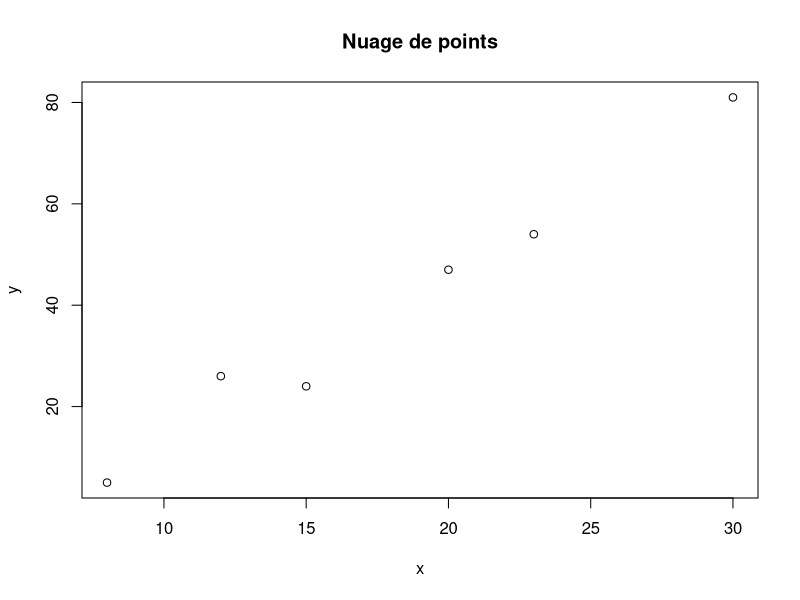
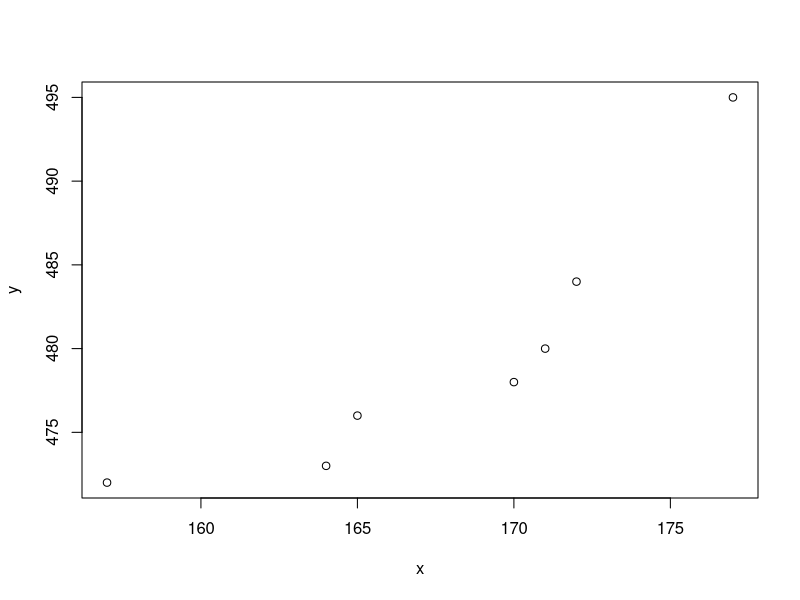
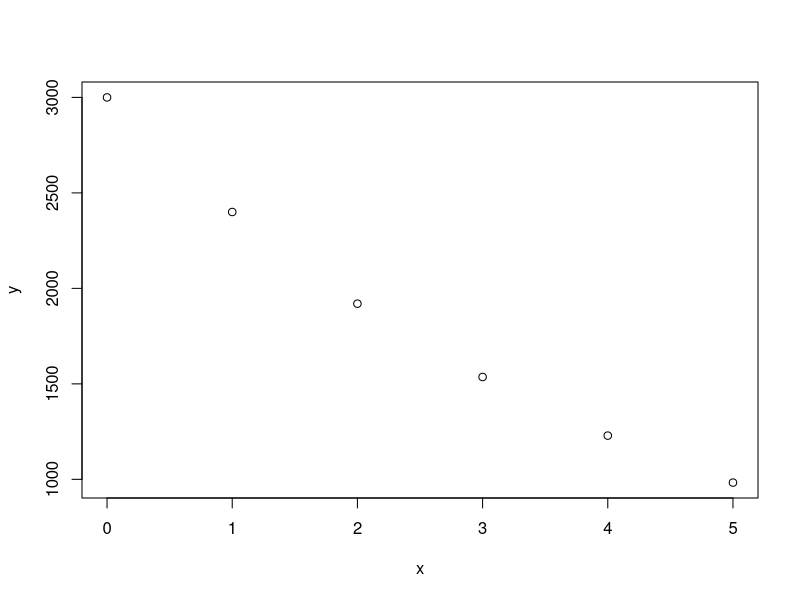

Write the R code that produced these figures, in order.
###Applications du chapitre 6###

##Application 1
x = c(12, 20, 15, 23, 8, 30)
y = c(26, 47, 24, 54, 5, 81)
plot(x, y, main = "Nuage de points")
r = cor(x, y)
r; r^2

##Application 2
x = c(157, 170, 172, 164, 177, 171, 165)
y = c(472, 478, 484, 473, 495, 480, 476)
plot(x, y)
r = cor(x, y)
r; r^2

##Application 3
x = c(0, 1, 2, 3, 4, 5)
y = c(3000, 2400, 1920, 1536, 1229, 983)
plot(x, y)
r = cor(x, y)
r; r^2

rs = cor(x, y, method = "spearman")
rs; rs^2
